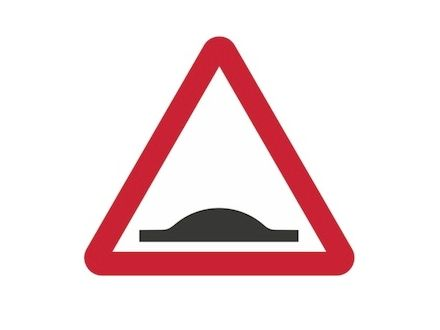
#> input picture Dataset/Good_Images/1.jpg, 440 x 330 px, found by its file name
$ python project6.py
#> lines starting #> are read from the running program, lines starting #| are printed output that depends on the picture
import cv2
import numpy as np
import glob
import bisect

one = cv2.imread('Good_Images/1.jpg')
#> one is the input picture: shape (330, 440, 3); mean B, G, R 225.2, 223.2, 242.8
one = cv2.resize(one,(64,64))
#> one: shape (64, 64, 3)
fourteen = cv2.imread('Good_Images/14.PNG')
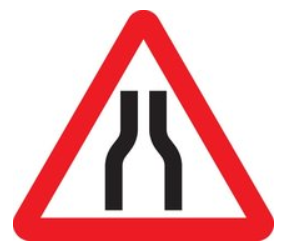
#> input picture Dataset/Good_Images/14.PNG, 281 x 249 px, found by its file name
#> fourteen is the input picture: shape (249, 281, 3); mean B, G, R 189, 187, 235.7
fourteen = cv2.resize(fourteen,(64,64))
#> fourteen: shape (64, 64, 3)
seventeen = cv2.imread('Good_Images/17.jpg')
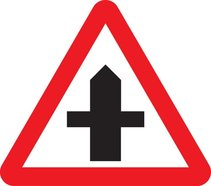
#> input picture Dataset/Good_Images/17.jpg, 211 x 186 px, found by its file name
#> seventeen is the input picture: shape (186, 211, 3); mean B, G, R 174.5, 172, 228.6
seventeen = cv2.resize(seventeen,(64,64))
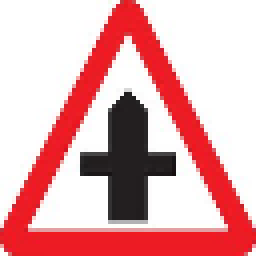
#> seventeen: shape (64, 64, 3) (shown 4 times larger); mean B, G, R 173.5, 171.1, 227.6
nineteen = cv2.imread('Good_Images/19.jpg')
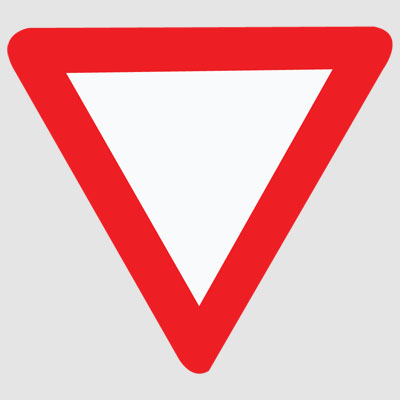
#> input picture Dataset/Good_Images/19.jpg, 400 x 400 px, found by its file name
#> nineteen is the input picture: shape (400, 400, 3); mean B, G, R 180.7, 178.7, 235.1
nineteen = cv2.resize(nineteen,(64,64))
#> nineteen: shape (64, 64, 3)
twenty1 = cv2.imread('Good_Images/21.jpg')
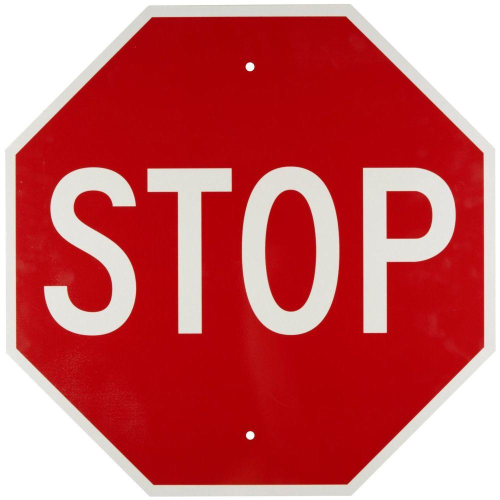
#> input picture Dataset/Good_Images/21.jpg, 1000 x 1000 px, found by its file name (shown at 1/2 size)
#> twenty1 is the input picture: shape (1000, 1000, 3); mean B, G, R 98.1, 95.5, 201.1
twenty1 = cv2.resize(twenty1,(64,64))
#> twenty1: shape (64, 64, 3)
thirty5 = cv2.imread('Good_Images/35.jpg')
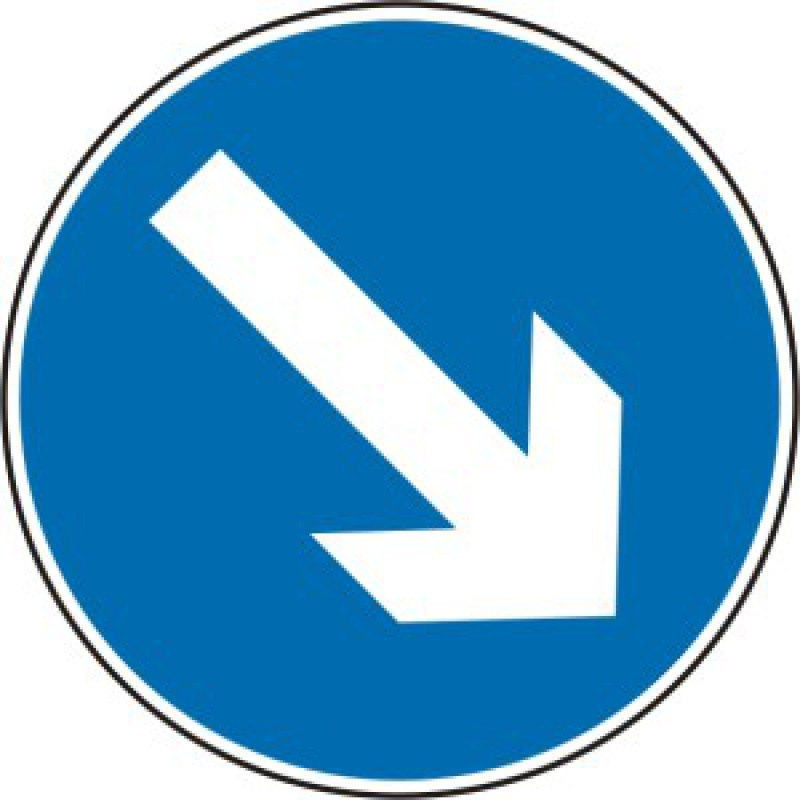
#> input picture Dataset/Good_Images/35.jpg, 800 x 800 px, found by its file name
#> thirty5 is the input picture: shape (800, 800, 3); mean B, G, R 202.4, 163.9, 102.7
thirty5 = cv2.resize(thirty5,(64,64))
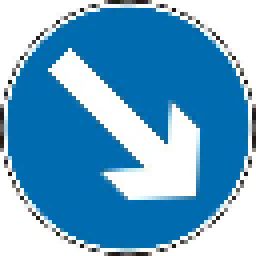
#> thirty5: shape (64, 64, 3) (shown 4 times larger); mean B, G, R 201.6, 163.3, 102.2
thirty8 = cv2.imread('Good_Images/38.jpg')
#> (the run stopped early here; a loop or call above may not have finished)
